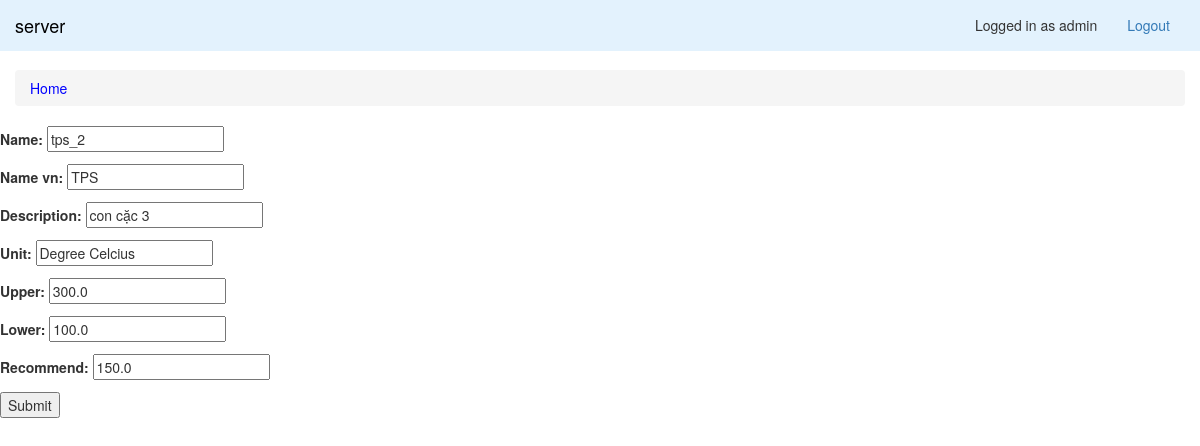
Screenshot of /parameter-edit/17/ (signed in) with the database file from the repository.
### firmware/models/Parameter.py (models this page shows)
class Parameter(models.Model):
    name = models.CharField(max_length=200, unique=True)
    name_vn = models.CharField(max_length=200)
    description = models.CharField(max_length=500)
    unit = models.CharField(max_length=200)
    upper = models.FloatField()
    lower = models.FloatField()
    recommend = models.FloatField()

### firmware/views/ParameterEditView.py (the view, shortened to what this page needs)
# urls.py: url(r'^parameter-edit/(?P<pk>\d+)/$', ParameterEditView.as_view(), name='parameter-edit'),
class ParameterEditView(View):
    template_name = 'firmware/parameter.html'
    def get_parameter(self, pk):
        parameter = Parameter.objects.get(pk=pk)
        initial = {
            'pk': parameter.pk,
            'name': parameter.name,
            'name_vn': parameter.name_vn,
            'description': parameter.description,
            'unit': parameter.unit,
            'upper': parameter.upper,
            'lower': parameter.lower,
            'recommend': parameter.recommend
        }
        form = ParameterEditForm(initial=initial)
        return form
    def get(self, request, pk):
        form = self.get_parameter(pk)
        context = {'parameter_edit_form': form}
        return TemplateResponse(request, self.template_name, context)

### firmware/forms/ParameterEditForm.py (shortened to what this page needs)
class ParameterEditForm(forms.Form):
    pk = forms.IntegerField(widget=forms.HiddenInput)
    name = forms.CharField()
    name_vn = forms.CharField()
    description = forms.CharField()
    unit = forms.CharField()
    upper = forms.FloatField()
    lower = forms.FloatField()
    recommend = forms.FloatField()

### firmware/context_processors.py (called while the page is built)
def is_moderator(request):
    return request.user.groups.filter(name='moderator').exists()

def user(request):
    return {
        'user': request.user,
        'moderator': is_moderator(request)
    }

### templates/firmware/parameter.html (shortened to what this page needs)
{% extends 'includes/layout.html' %}
{% load static %}
{% load humanize %}
{% load mathfilters %}
{% block content %}
    <div class="row">
        {% if parameter_edit_form %}
            <form method='post'>{% csrf_token %}
                {{ parameter_edit_form.as_p }}
                <button type='submit'> Submit </button>
            </form>
        {% endif %}
    </div>
{% endblock %}

### templates/includes/nav.html (shortened to what this page needs)
{% load static %}
<nav class="navbar navbar-light navbar-fixed-top" style="background-color: #e3f2fd;" role="navigation">
    <div class="container">
        <div class="navbar-header">
            <a class="navbar-brand" href="{% url 'firmware:index' %}" style="color: #000;">server</a>
        </div>
        <div class="collapse navbar-collapse" id="bs-example-navbar-collapse-1">
            <div class="collapse navbar-collapse">
                <ul class="nav navbar-nav" style="float: right;">
                    {% if user.is_authenticated %}
                        <li class="navbar-text navbar-left">Logged in as
                        {{ user.username }}</li>
                        <li>
                            <a href="{% url 'firmware:logout' %}">Logout</a>
                        </li>
                    {% endif %}
                </ul>
            </div>
        </div>
    </div>
</nav>

### static/css/shop-homepage.css (style rules this page uses)
body { padding-top: 70px; }
.container { padding-right: 0; padding-left: 0; margin-right: auto; margin-left: auto; }

### rows the page displays
Parameter: name "tps_2", name_vn "TPS", description "con cặc 3", unit "Degree Celcius", upper "300.0", lower "100.0", recommend "150.0"

### other values shown
{{ user.username }} "admin"
